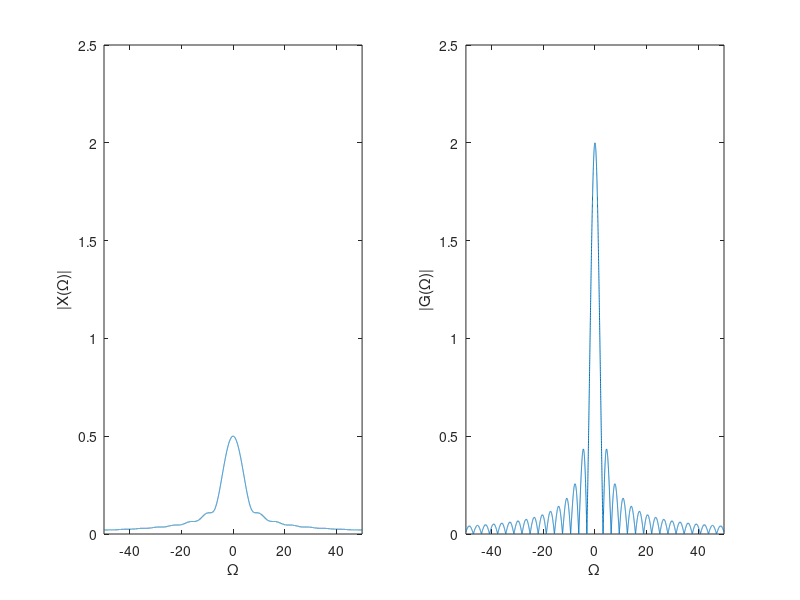

Write the MATLAB code that produced this figure.
x = -50:0.01:50;
y = 1i*exp(-1i*x)./x + exp(-1i*x)./x.^2 - 1./x.^2;
f = sqrt(real(y).^2 + imag(y).^2);
subplot(1,2,1)
plot(x,f), xlabel('\Omega'), ylabel('|X(\Omega)|'), axis([-50 50 0 2.5])
y = 1i*exp(-1i*x)./x + exp(-1i*x)./x.^2 - 1./x.^2 +...
    1i*exp(-1i*(-x))./(-x) + exp(-1i*(-x))./x.^2 - 1./x.^2 +...
    exp(1i*x).*(1i*exp(-1i*x)./x + exp(-1i*x)./x.^2 - 1./x.^2) +...
    exp(-1i*x).*(1i*exp(-1i*(-x))./(-x) + exp(-1i*(-x))./x.^2 - 1./x.^2);
f = sqrt(real(y).^2 + imag(y).^2);
subplot(1,2,2)
plot(x,f), xlabel('\Omega'), ylabel('|G(\Omega)|'), axis([-50 50 0 2.5])
